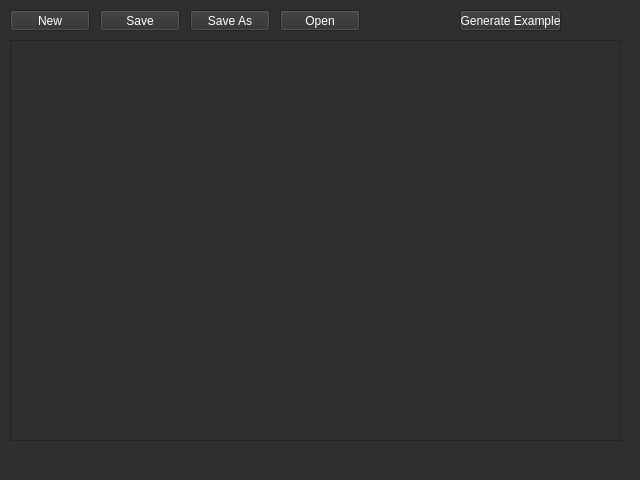
<?xml version="1.0" encoding="UTF-8"?>
<ui version="4.0">
 <class>TextEditor</class>
 <widget class="QMainWindow" name="TextEditor">
  <property name="geometry">
   <rect>
    <x>0</x>
    <y>0</y>
    <width>640</width>
    <height>480</height>
   </rect>
  </property>
  <property name="windowTitle">
   <string>MainWindow</string>
  </property>
  <property name="styleSheet">
   <string notr="true">background-color: rgb(46, 47, 48);</string>
  </property>
  <widget class="QWidget" name="centralwidget">
   <widget class="QPushButton" name="newButton">
    <property name="geometry">
     <rect>
      <x>10</x>
      <y>10</y>
      <width>80</width>
      <height>21</height>
     </rect>
    </property>
    <property name="styleSheet">
     <string notr="true">color: rgb(255, 255, 255);</string>
    </property>
    <property name="text">
     <string>New</string>
    </property>
   </widget>
   <widget class="QPushButton" name="SaveButton">
    <property name="enabled">
     <bool>false</bool>
    </property>
    <property name="geometry">
     <rect>
      <x>100</x>
      <y>10</y>
      <width>80</width>
      <height>21</height>
     </rect>
    </property>
    <property name="styleSheet">
     <string notr="true">color: rgb(255, 255, 255);</string>
    </property>
    <property name="text">
     <string>Save</string>
    </property>
   </widget>
   <widget class="QPushButton" name="SaveAsButton">
    <property name="geometry">
     <rect>
      <x>190</x>
      <y>10</y>
      <width>80</width>
      <height>21</height>
     </rect>
    </property>
    <property name="styleSheet">
     <string notr="true">color: rgb(255, 255, 255);</string>
    </property>
    <property name="text">
     <string>Save As</string>
    </property>
   </widget>
   <widget class="QPushButton" name="OpenButton">
    <property name="geometry">
     <rect>
      <x>280</x>
      <y>10</y>
      <width>80</width>
      <height>21</height>
     </rect>
    </property>
    <property name="styleSheet">
     <string notr="true">color: rgb(255, 255, 255);</string>
    </property>
    <property name="text">
     <string>Open</string>
    </property>
   </widget>
   <widget class="QPushButton" name="generateExampleButton">
    <property name="geometry">
     <rect>
      <x>460</x>
      <y>10</y>
      <width>101</width>
      <height>21</height>
     </rect>
    </property>
    <property name="styleSheet">
     <string notr="true">color: rgb(255, 255, 255);</string>
    </property>
    <property name="text">
     <string>Generate Example</string>
    </property>
   </widget>
   <widget class="QPlainTextEdit" name="MainTextArea">
    <property name="geometry">
     <rect>
      <x>10</x>
      <y>40</y>
      <width>611</width>
      <height>401</height>
     </rect>
    </property>
    <property name="styleSheet">
     <string notr="true">color: rgb(255, 255, 255);</string>
    </property>
    <property name="inputMethodHints">
     <set>Qt::ImhHiddenText|Qt::ImhMultiLine</set>
    </property>
   </widget>
  </widget>
  <widget class="QMenuBar" name="menubar">
   <property name="geometry">
    <rect>
     <x>0</x>
     <y>0</y>
     <width>640</width>
     <height>20</height>
    </rect>
   </property>
  </widget>
  <widget class="QStatusBar" name="statusbar"/>
 </widget>
 <resources/>
 <connections/>
</ui>
